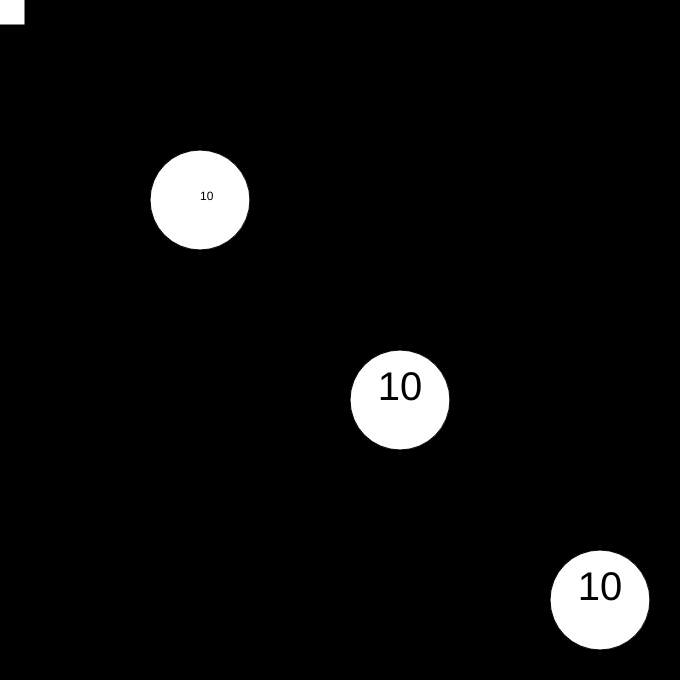
Frame 1 (no input)
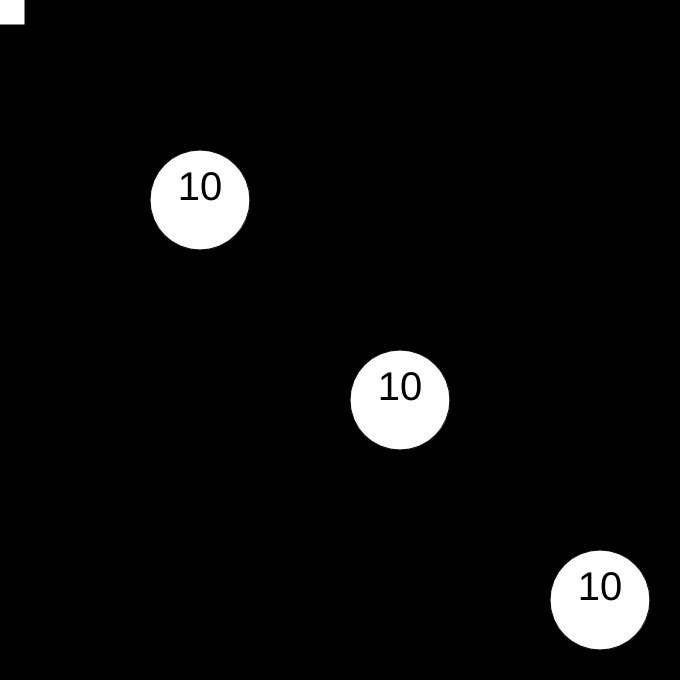
Frame 60 (no input)
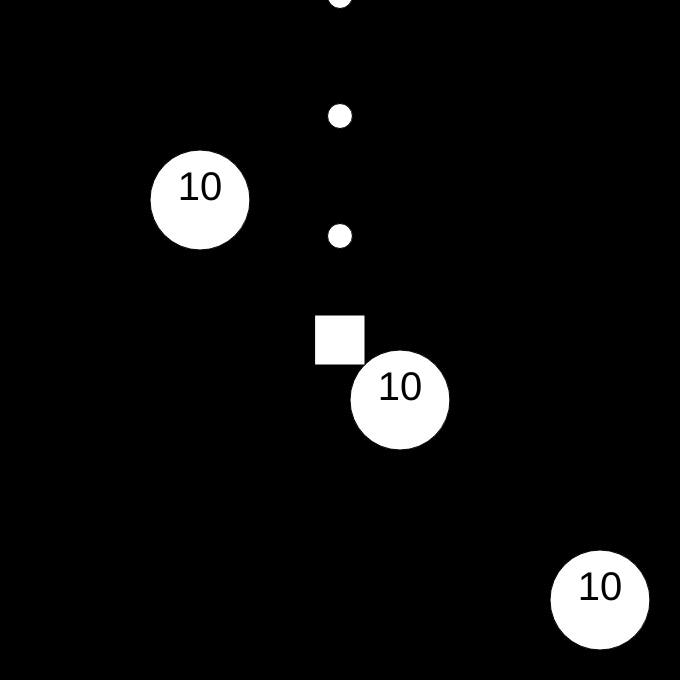
Frame 120 (the mouse pressed at the canvas centre since frame 60)

The p5.js sketch that drew these frames (run headless with seeded random() and noise() and a simulated clock; from frame 60 on, the mouse is pressed at the canvas centre):

// p5.js sketch
// ── sketch.js
const canSize = {x: 680, y: 680}

class Player {
  constructor(){
    this.x = 0.0;
    this.y = 0.0;
  }
  update(){
    this.x = mouseX;
    this.y = mouseY;
  }
  show(){
    square(this.x, this.y, 50.0);
  }
}
class Bullet {
  constructor(px, py, dirX = 0, dirY = -1, spd = 8.0){
    this.dirX = dirX;
    this.dirY = dirY;
    this.x = px;
    this.y = py;
    this.spd = spd;
    this.points = 1;

    this.size = 25.0;
  }
  update(){
    this.x += this.dirX * this.spd;
    this.y += this.dirY * this.spd;
  }
  show(){
    circle(this.x, this.y, this.size);
  }
  offScreen(){
    return (this.x > canSize.x || this.x < 0.0 || this.y > canSize.y || this.y < 0.0);
  }
  hitsCircle(cx, cy, r) {
    let dx = this.x - cx;
    let dy = this.y - cy;
    let distance = sqrt(dx * dx + dy * dy);

    // r is the radius of target circle, this.size/2 is bullet radius
    return distance < r + this.size/2;
  }
}
class Enemy {
  constructor(px = 200.0, py = 200.0){
    this.x = px;
    this.y = py;
    this.points = 10.0;
    this.size = this.points * 10.0;
  }
  update(){}
  show(){
    rectMode(CENTER);
    circle(this.x, this.y, this.size);
    text(`${this.points}`, this.x, this.y);
    textSize(40.0);
    textAlign(CENTER);
  }
  hit(){
    this.points--;
  }
  hasDied(){
    return (this.points < 1);
  }
  toString(){
    return `${this.points}, ${this.x}, ${this.y}`
  }
}

let p;
let e1;
let e2;
let e3;
let bullets = [];
let enemies = [];

function setup() {
  createCanvas(canSize.x, canSize.y);
  
  p = new Player();

  e1 = new Enemy();
  enemies.push(e1);
  
  e2 = new Enemy(400.0, 400.0);
  enemies.push(e2);
  
  e3 = new Enemy(600.0, 600.0);
  enemies.push(e3);
}

let lastSpawnTime = 0.0;
let firingSpdFactor = 250.0;

function projectileTest() {
  if (millis() - lastSpawnTime > firingSpdFactor) {
    bullets.push(new Bullet(p.x, p.y, 0, -1));
    lastSpawnTime = millis();
  }
}

function draw() {
  background(0);
  noCursor();

  projectileTest();

  rectMode(CENTER);

  // Generate enemies
  enemies.forEach(e => {
    e.update();
    e.show();
  })

  // Handle bullets
  bullets = bullets.filter(b => {
    b.update();
    b.show();

    let hit = false;

    // Enemy detection
    enemies.forEach(e => {
      if (b.hitsCircle(e.x, e.y, e.size / 2.0, e.size)) {
        print(`Enemy ${e} is HIT by Bullet ${b.x}, ${b.y})`);

        e.hit();

        if (e.hasDied()){
          const index = enemies.indexOf(e); // Finds the index of the first '20'

          if (index > -1) { // Only splice if element is found
            enemies.splice(index, 1); // Removes 1 element starting from 'index'
          }
        }

        hit = true;
      }
    })

    return !hit && !(b.offScreen()); 
  });

  p.update();
  p.show();
}
